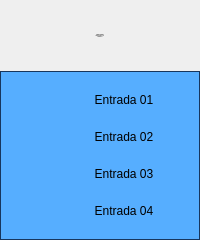
<?xml version="1.0" encoding="UTF-8"?>
<ui version="4.0">
 <class>Form</class>
 <widget class="QWidget" name="Form">
  <property name="geometry">
   <rect>
    <x>0</x>
    <y>0</y>
    <width>200</width>
    <height>240</height>
   </rect>
  </property>
  <property name="minimumSize">
   <size>
    <width>200</width>
    <height>240</height>
   </size>
  </property>
  <property name="maximumSize">
   <size>
    <width>200</width>
    <height>240</height>
   </size>
  </property>
  <property name="windowTitle">
   <string>Cartão 5069-IY4 07 Remota 01</string>
  </property>
  <layout class="QVBoxLayout" name="verticalLayout">
   <property name="spacing">
    <number>0</number>
   </property>
   <property name="leftMargin">
    <number>0</number>
   </property>
   <property name="topMargin">
    <number>0</number>
   </property>
   <property name="rightMargin">
    <number>0</number>
   </property>
   <property name="bottomMargin">
    <number>0</number>
   </property>
   <item>
    <layout class="QVBoxLayout" name="verticalLayout_2">
     <property name="spacing">
      <number>0</number>
     </property>
     <item>
      <widget class="PyDMLabel" name="PyDMLabel_2">
       <property name="maximumSize">
        <size>
         <width>16777215</width>
         <height>71</height>
        </size>
       </property>
       <property name="font">
        <font>
         <pointsize>-1</pointsize>
        </font>
       </property>
       <property name="toolTip">
        <string/>
       </property>
       <property name="styleSheet">
        <string notr="true">PyDMLabel {
 qproperty-alignment: AlignCenter;
 border: 1px solid #FF17365D;
 background-color: #FF17365D;
 color: rgb(255, 255, 255);
 min-height: 65px;
 max-height: 65px;
 font-size: 14px;
}
</string>
       </property>
       <property name="text">
        <string>Falhas Hardware
Cartão 5069-IY4 07
Remota 01</string>
       </property>
       <property name="alignment">
        <set>Qt::AlignCenter</set>
       </property>
      </widget>
     </item>
     <item>
      <widget class="QFrame" name="frame">
       <property name="styleSheet">
        <string notr="true">QFrame#frame{
     border: 1px solid #FF17365D;
	 background-color: #56aeff;
}

PyDMByteIndicator {
  min-height: 1.50em;
  max-height: 1.50em;
  min-width: 1.50em;
}</string>
       </property>
       <property name="frameShape">
        <enum>QFrame::StyledPanel</enum>
       </property>
       <property name="frameShadow">
        <enum>QFrame::Raised</enum>
       </property>
       <layout class="QVBoxLayout" name="verticalLayout_3">
        <property name="spacing">
         <number>0</number>
        </property>
        <property name="leftMargin">
         <number>0</number>
        </property>
        <property name="topMargin">
         <number>0</number>
        </property>
        <property name="rightMargin">
         <number>0</number>
        </property>
        <property name="bottomMargin">
         <number>0</number>
        </property>
        <item>
         <layout class="QGridLayout" name="gridLayout">
          <property name="leftMargin">
           <number>5</number>
          </property>
          <property name="topMargin">
           <number>5</number>
          </property>
          <property name="rightMargin">
           <number>5</number>
          </property>
          <property name="bottomMargin">
           <number>5</number>
          </property>
          <property name="verticalSpacing">
           <number>10</number>
          </property>
          <item row="3" column="0">
           <widget class="PyDMByteIndicator" name="PyDMByteIndicator_3">
            <property name="sizePolicy">
             <sizepolicy hsizetype="Fixed" vsizetype="Fixed">
              <horstretch>0</horstretch>
              <verstretch>0</verstretch>
             </sizepolicy>
            </property>
            <property name="minimumSize">
             <size>
              <width>27</width>
              <height>27</height>
             </size>
            </property>
            <property name="maximumSize">
             <size>
              <width>30</width>
              <height>27</height>
             </size>
            </property>
            <property name="toolTip">
             <string/>
            </property>
            <property name="channel" stdset="0">
             <string>ca://RA-RaSIA02:RF-IntlkComp-1:InAng19-Mon.VAL</string>
            </property>
            <property name="onColor" stdset="0">
             <color>
              <red>255</red>
              <green>0</green>
              <blue>0</blue>
             </color>
            </property>
            <property name="offColor" stdset="0">
             <color>
              <red>0</red>
              <green>255</green>
              <blue>0</blue>
             </color>
            </property>
            <property name="showLabels" stdset="0">
             <bool>false</bool>
            </property>
            <property name="circles" stdset="0">
             <bool>true</bool>
            </property>
           </widget>
          </item>
          <item row="0" column="1">
           <widget class="PyDMLabel" name="PyDMLabel">
            <property name="sizePolicy">
             <sizepolicy hsizetype="Fixed" vsizetype="Fixed">
              <horstretch>0</horstretch>
              <verstretch>0</verstretch>
             </sizepolicy>
            </property>
            <property name="minimumSize">
             <size>
              <width>100</width>
              <height>25</height>
             </size>
            </property>
            <property name="maximumSize">
             <size>
              <width>100</width>
              <height>25</height>
             </size>
            </property>
            <property name="toolTip">
             <string/>
            </property>
            <property name="text">
             <string>Entrada 01</string>
            </property>
            <property name="alignment">
             <set>Qt::AlignCenter</set>
            </property>
            <property name="channel" stdset="0">
             <string/>
            </property>
           </widget>
          </item>
          <item row="0" column="0">
           <widget class="PyDMByteIndicator" name="PyDMByteIndicator">
            <property name="sizePolicy">
             <sizepolicy hsizetype="Fixed" vsizetype="Fixed">
              <horstretch>0</horstretch>
              <verstretch>0</verstretch>
             </sizepolicy>
            </property>
            <property name="minimumSize">
             <size>
              <width>27</width>
              <height>27</height>
             </size>
            </property>
            <property name="maximumSize">
             <size>
              <width>30</width>
              <height>27</height>
             </size>
            </property>
            <property name="toolTip">
             <string/>
            </property>
            <property name="channel" stdset="0">
             <string>ca://RA-RaSIA02:RF-IntlkComp-1:InAng16-Mon.VAL</string>
            </property>
            <property name="onColor" stdset="0">
             <color>
              <red>255</red>
              <green>0</green>
              <blue>0</blue>
             </color>
            </property>
            <property name="offColor" stdset="0">
             <color>
              <red>0</red>
              <green>255</green>
              <blue>0</blue>
             </color>
            </property>
            <property name="showLabels" stdset="0">
             <bool>false</bool>
            </property>
            <property name="circles" stdset="0">
             <bool>true</bool>
            </property>
           </widget>
          </item>
          <item row="2" column="0">
           <widget class="PyDMByteIndicator" name="PyDMByteIndicator_2">
            <property name="sizePolicy">
             <sizepolicy hsizetype="Fixed" vsizetype="Fixed">
              <horstretch>0</horstretch>
              <verstretch>0</verstretch>
             </sizepolicy>
            </property>
            <property name="minimumSize">
             <size>
              <width>27</width>
              <height>27</height>
             </size>
            </property>
            <property name="maximumSize">
             <size>
              <width>30</width>
              <height>27</height>
             </size>
            </property>
            <property name="toolTip">
             <string/>
            </property>
            <property name="channel" stdset="0">
             <string>ca://RA-RaSIA02:RF-IntlkComp-1:InAng18-Mon.VAL</string>
            </property>
            <property name="onColor" stdset="0">
             <color>
              <red>255</red>
              <green>0</green>
              <blue>0</blue>
             </color>
            </property>
            <property name="offColor" stdset="0">
             <color>
              <red>0</red>
              <green>255</green>
              <blue>0</blue>
             </color>
            </property>
            <property name="showLabels" stdset="0">
             <bool>false</bool>
            </property>
            <property name="circles" stdset="0">
             <bool>true</bool>
            </property>
           </widget>
          </item>
          <item row="1" column="1">
           <widget class="PyDMLabel" name="PyDMLabel_3">
            <property name="sizePolicy">
             <sizepolicy hsizetype="Fixed" vsizetype="Fixed">
              <horstretch>0</horstretch>
              <verstretch>0</verstretch>
             </sizepolicy>
            </property>
            <property name="minimumSize">
             <size>
              <width>100</width>
              <height>25</height>
             </size>
            </property>
            <property name="maximumSize">
             <size>
              <width>100</width>
              <height>25</height>
             </size>
            </property>
            <property name="toolTip">
             <string/>
            </property>
            <property name="text">
             <string>Entrada 02</string>
            </property>
            <property name="alignment">
             <set>Qt::AlignCenter</set>
            </property>
           </widget>
          </item>
          <item row="2" column="1">
           <widget class="PyDMLabel" name="PyDMLabel_4">
            <property name="sizePolicy">
             <sizepolicy hsizetype="Fixed" vsizetype="Fixed">
              <horstretch>0</horstretch>
              <verstretch>0</verstretch>
             </sizepolicy>
            </property>
            <property name="minimumSize">
             <size>
              <width>100</width>
              <height>25</height>
             </size>
            </property>
            <property name="maximumSize">
             <size>
              <width>100</width>
              <height>25</height>
             </size>
            </property>
            <property name="toolTip">
             <string/>
            </property>
            <property name="text">
             <string>Entrada 03</string>
            </property>
            <property name="alignment">
             <set>Qt::AlignCenter</set>
            </property>
           </widget>
          </item>
          <item row="3" column="1">
           <widget class="PyDMLabel" name="PyDMLabel_5">
            <property name="sizePolicy">
             <sizepolicy hsizetype="Fixed" vsizetype="Fixed">
              <horstretch>0</horstretch>
              <verstretch>0</verstretch>
             </sizepolicy>
            </property>
            <property name="minimumSize">
             <size>
              <width>100</width>
              <height>25</height>
             </size>
            </property>
            <property name="maximumSize">
             <size>
              <width>100</width>
              <height>25</height>
             </size>
            </property>
            <property name="toolTip">
             <string/>
            </property>
            <property name="text">
             <string>Entrada 04</string>
            </property>
            <property name="alignment">
             <set>Qt::AlignCenter</set>
            </property>
           </widget>
          </item>
          <item row="1" column="0">
           <widget class="PyDMByteIndicator" name="PyDMByteIndicator_4">
            <property name="sizePolicy">
             <sizepolicy hsizetype="Fixed" vsizetype="Fixed">
              <horstretch>0</horstretch>
              <verstretch>0</verstretch>
             </sizepolicy>
            </property>
            <property name="minimumSize">
             <size>
              <width>27</width>
              <height>27</height>
             </size>
            </property>
            <property name="maximumSize">
             <size>
              <width>30</width>
              <height>27</height>
             </size>
            </property>
            <property name="toolTip">
             <string/>
            </property>
            <property name="channel" stdset="0">
             <string>ca://RA-RaSIA02:RF-IntlkComp-1:InAng17-Mon.VAL</string>
            </property>
            <property name="onColor" stdset="0">
             <color>
              <red>255</red>
              <green>0</green>
              <blue>0</blue>
             </color>
            </property>
            <property name="offColor" stdset="0">
             <color>
              <red>0</red>
              <green>255</green>
              <blue>0</blue>
             </color>
            </property>
            <property name="showLabels" stdset="0">
             <bool>false</bool>
            </property>
            <property name="circles" stdset="0">
             <bool>true</bool>
            </property>
           </widget>
          </item>
         </layout>
        </item>
       </layout>
      </widget>
     </item>
    </layout>
   </item>
  </layout>
 </widget>
 <customwidgets>
  <customwidget>
   <class>PyDMLabel</class>
   <extends>QLabel</extends>
   <header>pydm.widgets.label</header>
  </customwidget>
  <customwidget>
   <class>PyDMByteIndicator</class>
   <extends>QWidget</extends>
   <header>pydm.widgets.byte</header>
  </customwidget>
 </customwidgets>
 <resources/>
 <connections/>
</ui>
